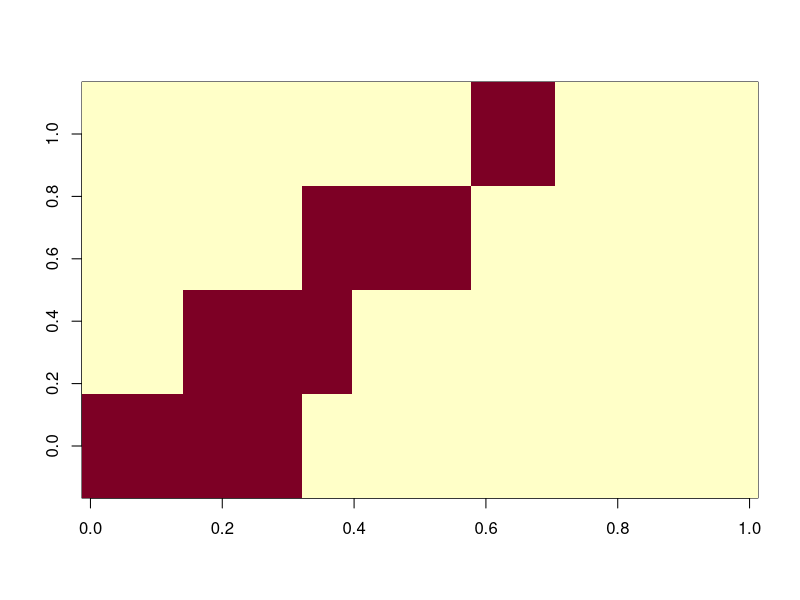

Write R code to recreate this figure.
# simulator for various fixed effect models


simulate_data = function(
							Lambda,			# p x K matrix
							X,				# n x b matrix
							cisGenotypes,  # n x p matrix
							Z1,				# n x r matrix
							A1_chol,		# r x r upper triangle chol matrix
							F_vars,			# K x 3 matrix of fixed, A and E vars for factors
							E_h2,			# p vector of residual heritabilities
							mu,				# p vector of global means
							B,				# b x p residual fixed effects
							B_F	,			# b x K factor fixed effects
							sigma2_Resid	# p x 1 non-factor variances
						) {
  n = nrow(X)
  r = ncol(Z1)
  p = nrow(Lambda)
  K = ncol(Lambda)
  
  cis_effects = rnorm(p)

  E_A1 = t(A1_chol) %*% matrix(rnorm(r*p),r,p) %*% diag(E_h2)
  F_A1 = t(A1_chol) %*% matrix(rnorm(r*k),r,k) %*% diag(F_vars[,2])
  
  E_R = matrix(rnorm(n*p),n,p) %*% diag(1-E_h2)
  F_R = matrix(rnorm(n*k),n,k) %*% diag(F_vars[,3])
  
  E = X %*% B + Z1 %*% E_A1 + E_R
  F = X %*% B_F + Z1 %*% F_A1 + F_R
  Y = matrix(1,n,1) %*% matrix(mu,1,p) + t(apply(cisGenotypes,1,'*',cis_effects)) + F %*% t(Lambda) + E %*% diag(sqrt(sigma2_Resid))
  
  return(list(Y=Y,F_A1 = F_A1, cis_effects = cis_effects))
}

save_sim = function(
						sim_ID = sim_ID,
						Lambda = Lambda,
						X = X,
						Z1 = Z1,
						A1_chol = A1_chol,
						F_vars = F_vars,
						E_h2 = E_h2,
						mu = mu,
						B = B,
						B_F = B_F,
						sigma2_Resid = sigma2_Resid
					){

	F_h2 = F_vars[,2]/(F_vars[,2]+F_vars[,3])
	sigma2_Resid = rgamma(p,3,6)

	cisGenotypes = sapply(1:p,function(x) sample(c(0,1),n,replace=T))

	data = simulate_data(Lambda,X,cisGenotypes,Z1,A1_chol,F_vars,E_h2,mu,B,B_F,sigma2_Resid)
	sim_data = c(data,
				list(
					n      = n,
					k      = k,
					p      = p,
					b      = ncol(X),
					r      = n_Lines,
					X      = X,
					cisGenotypes = cisGenotypes,
					Z1     = Z1,
					A1     = A1,
					B      = B,
					B_F    = B_F,
					mu     = mu,
					F_vars = F_vars,
					F_h2   = F_h2,
					E_h2   = E_h2,
					Lambda = Lambda,
					G      = Lambda %*% diag(F_h2) %*% t(Lambda) + diag(sigma2_Resid*E_h2),
					R      = Lambda %*% diag(1-F_h2) %*% t(Lambda) + diag(sigma2_Resid*(1-E_h2))
			))

	try(dir.create(sim_ID))
	save(sim_data,file=paste(sim_ID,'Sim_data.RData',sep='/'))
}

sim_reps = 1

n_Lines = 60
n_Reps = 3
n_TRT = 2
n = n_Lines*n_Reps*n_TRT
k = 4
p = 40

# design matrices
sample_info = data.frame(Line = gl(n_Lines,n_Reps*n_TRT),TRT = rep(c(0,1),each = n_Reps), Rep = c(1:n_Reps))
Z1 = model.matrix(~Line+0,sample_info)
X = model.matrix(~TRT+0,sample_info)
A1 = diag(1,ncol(Z1))
A1_chol = chol(A1)

Lambda = cbind(
	c(rep(1,floor(p/3)),rep(0,p-floor(p/3))),
	c(rep(0,floor(p/6)),rep(1,floor(p/4)),rep(0,p-floor(p/6)-floor(p/4))),
	c(rep(0,floor(p/3)),rep(1,floor(p/4)),rep(0,p-floor(p/4)-floor(p/3))),
	c(rep(0,floor(p/3)+floor(p/4)),rep(1,floor(p/8)),rep(0,p-floor(p/3)-floor(p/4)-floor(p/8))),
	c(rep(0,floor(p/3)+floor(p/4)),rep(0,floor(p/8)),rep(1,floor(p/8)),rep(0,p-floor(p/3)-floor(p/4)-2*floor(p/8))),
	c(rep(0,floor(p/3)+floor(p/4)),rep(0,2*floor(p/8)),rep(1,floor(p/8)),rep(0,p-floor(p/3)-floor(p/4)-3*floor(p/8))),
	c(rep(0,floor(p/3)+floor(p/4)),rep(0,3*floor(p/8)),rep(1,p-floor(p/3)-floor(p/4)-3*floor(p/8)))
	)
Lambda = Lambda[,1:k]
image(Lambda)
colSums(Lambda > 0)

for(rep in 1:sim_reps){

	# Set 1. Dense fixed effects, moderate heritability
	sim_ID = paste0('Sim_FE1_',rep)
	mu = rnorm(p)
	B = matrix(rep(c(1,-1),p/2),nr = 1)
	B_F = matrix(rep(0,k),nr = 1)
	F_vars = cbind(rep(0,k),sample(seq(.1,.7,length=k)))
	F_vars = cbind(F_vars,1-rowSums(F_vars))
	E_h2 = runif(p,0,.7)

	save_sim(sim_ID, Lambda, X, Z1, A1_chol, F_vars, E_h2, mu, B, B_F, sigma2_Resid)

	# Set 2. Factor fixed effects
		# first factor is 100% fixed. Remainder have 0% fixed

	sim_ID = paste0('Sim_FE2_',rep)
	mu = rnorm(p)
	B = matrix(0,nr = 1,nc = p)
	B_F = matrix(c(1,rep(0,k-1)),nr = 1)
	F_vars = cbind(c(1,rep(0,k-1)),c(0,sample(seq(.1,.7,length=k-1))))
	F_vars = cbind(F_vars,1-rowSums(F_vars))
	F_vars[1,3] = 0
	E_h2 = runif(p,0,.7)

	save_sim(sim_ID, Lambda, X, Z1, A1_chol, F_vars, E_h2, mu, B, B_F, sigma2_Resid)



	# Set 3. 1 joint fixed and random factor at 50% each. Rest only random

	sim_ID = paste0('Sim_FE3_',rep)
	mu = rnorm(p)
	B = matrix(0,nr = 1,nc = p)
	which_fixed = sample(1:k,1)
	B_F = matrix(0,nr = 1,nc = k)
	B_F[1,which_fixed] = 1
	F_vars = cbind(rep(0,k),sample(seq(.1,.7,length=k)))
	F_vars = cbind(F_vars,1-rowSums(F_vars))
	F_vars[which_fixed,1] = 0.5
	F_vars[which_fixed,-1] = 0.5 * F_vars[which_fixed,-1]

	save_sim(sim_ID, Lambda, X, Z1, A1_chol, F_vars, E_h2, mu, B, B_F, sigma2_Resid)

	# Set 4. 2 joint fixed and random factors at 50% each. Rest only random

	sim_ID = paste0('Sim_FE4_',rep)
	mu = rnorm(p)
	B = matrix(0,nr = 1,nc = p)
	which_fixed = sample(1:k,2)
	B_F = matrix(0,nr = 1,nc = k)
	B_F[1,which_fixed] = 1
	F_vars = cbind(rep(0,k),sample(seq(.1,.7,length=k)))
	F_vars = cbind(F_vars,1-rowSums(F_vars))
	F_vars[which_fixed,1] = 0.5
	F_vars[which_fixed,-1] = 0.5 * F_vars[which_fixed,-1]

	save_sim(sim_ID, Lambda, X, Z1, A1_chol, F_vars, E_h2, mu, B, B_F, sigma2_Resid)

}